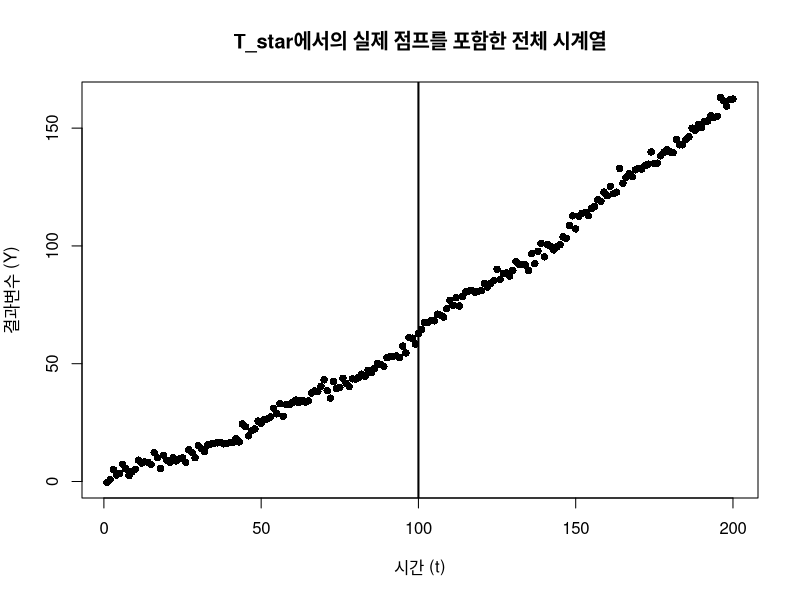
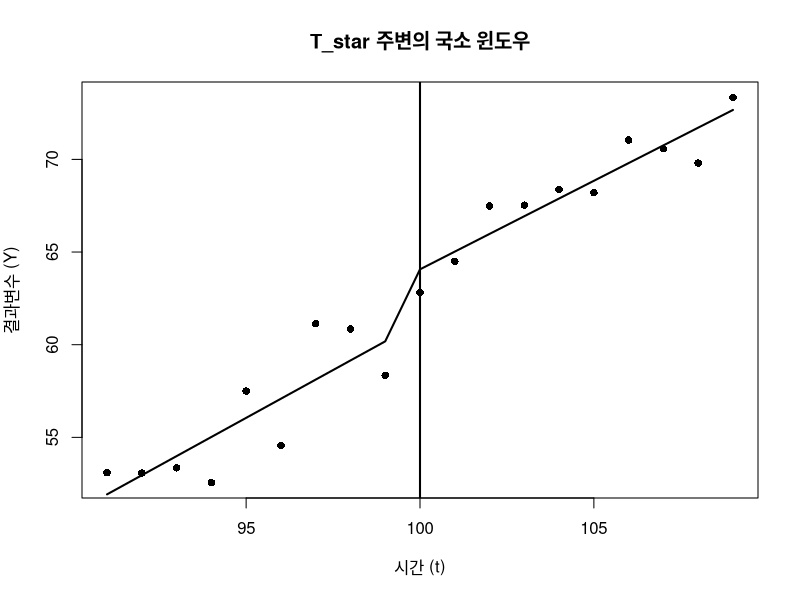
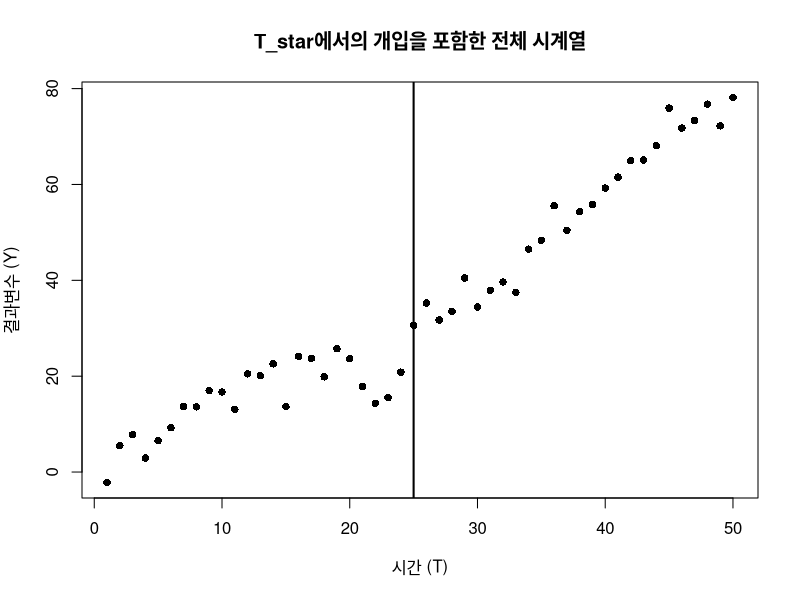
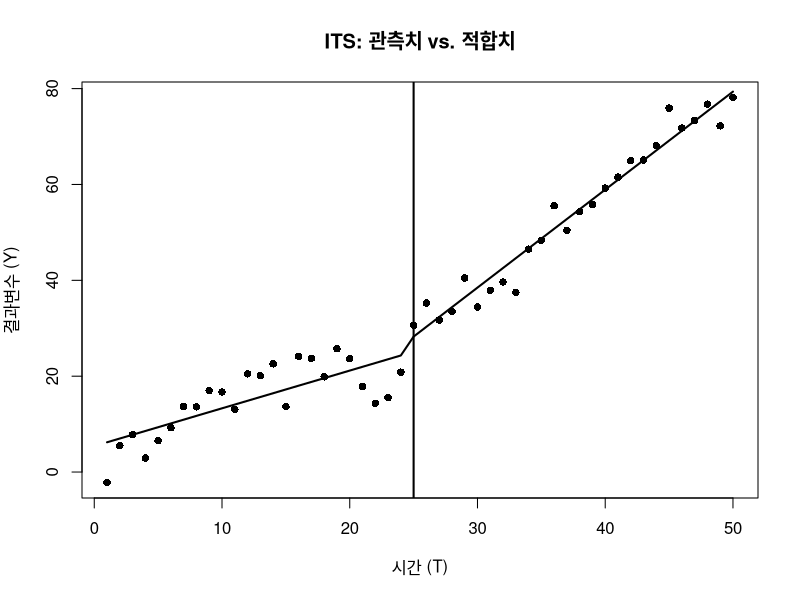
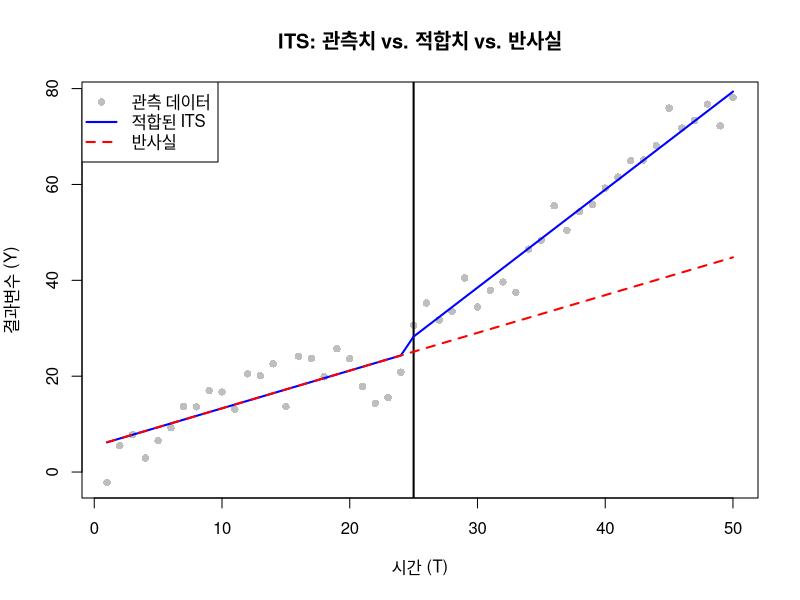
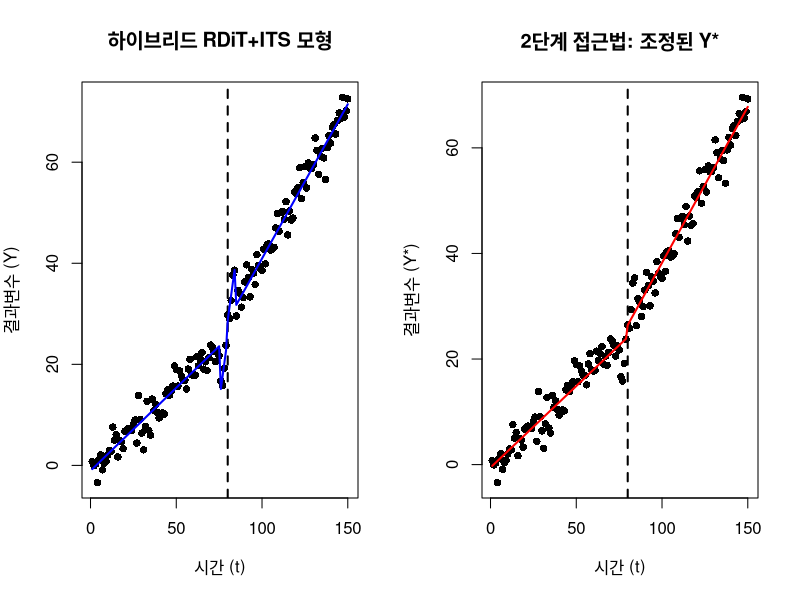

Write the R code that produced these figures, in order.
## ---- chunk 1
# -------------------------------------------------------------------
# 0. 라이브러리
# -------------------------------------------------------------------
if(!require("sandwich")) install.packages("sandwich", quiet=TRUE)
if(!require("lmtest"))   install.packages("lmtest",   quiet=TRUE)
library(sandwich)
library(lmtest)

# -------------------------------------------------------------------
# 1. 합성 데이터 생성
# -------------------------------------------------------------------
set.seed(123)
n      <- 200                # 총 시점 수
T_star <- 100                # 절단(정책/개입) 시점
t_vals <- seq_len(n)         # 시간 인덱스: 1, 2, ..., n

# 결과변수 Y는 선형 사전 추세, 약간의 이차 성분, 
# T_star에서의 +5 점프,
# 약간의 사인파 계절성 및 무작위 노이즈를 가짐.
Y <- 0.4 * t_vals +          # 기본 기울기
     0.002 * (t_vals^2) +    # 약간의 곡률
     ifelse(t_vals >= T_star, 5, 0) +  # T_star에서의 점프
     2*sin(t_vals / 8) +              # 약한 계절성 패턴
     rnorm(n, sd = 2)                 # 무작위 노이즈

# 시간에 따라 함께 증가하는 선택적 교란요인 X
X <- 1.5 * t_vals + rnorm(n, sd=5)

# 모든 변수를 단일 데이터 프레임에 저장
df_full <- data.frame(t = t_vals, Y = Y, X = X)
## ---- chunk 2
# -------------------------------------------------------------------
# 2. 전체 데이터셋 플롯 및 절단점 강조
# -------------------------------------------------------------------
# par(mfrow=c(1,2))  # 두 개의 플롯을 나란히 생성

# 플롯 1: 전체 데이터
plot(df_full$t, df_full$Y, pch=16,
     xlab="시간 (t)", ylab="결과변수 (Y)",
     main="T_star에서의 실제 점프를 포함한 전체 시계열")
abline(v=T_star, lwd=2)  # 절단점 수직선
## ---- chunk 3
# -------------------------------------------------------------------
# 3. T_star 주변의 국소 대역폭(h)으로 제한
# -------------------------------------------------------------------
h <- 10
df_local <- subset(df_full, abs(t - T_star) < h)

# 국소 회귀를 위한 변수 생성
df_local$D           <- ifelse(df_local$t >= T_star, 1, 0)
df_local$t_centered  <- df_local$t - T_star

# -------------------------------------------------------------------
# 4. 기본 국소 선형 RDiT 모형
# -------------------------------------------------------------------
# 모형:
#   Y = alpha_0 + alpha_1*(t - T_star) + tau*D + alpha_2*(t - T_star)*D + error
mod_rdit_linear <- lm(Y ~ t_centered + D + t_centered:D, data = df_local)
# 잠재적 계열상관을 조정한 로버스트(HC) 표준오차
res_rdit_linear <- coeftest(mod_rdit_linear, vcov = vcovHC(mod_rdit_linear, type="HC1"))

# -------------------------------------------------------------------
# 5. 국소 다항식 (이차) RDiT 모형
# -------------------------------------------------------------------
df_local$t_centered2 <- df_local$t_centered^2
mod_rdit_quad <- lm(Y ~ t_centered + t_centered2 + D + t_centered:D + t_centered2:D,
                    data = df_local)
res_rdit_quad <- coeftest(mod_rdit_quad, vcov = vcovHC(mod_rdit_quad, type="HC1"))

# -------------------------------------------------------------------
# 6. 도넛 접근법: 절단점 근처 관측치 제외
# -------------------------------------------------------------------
df_donut <- subset(df_local, abs(t - T_star) > 1)  # t_star +/- 1 단위 제거
mod_rdit_donut <- lm(Y ~ t_centered + D + t_centered:D, data = df_donut)
res_rdit_donut <- coeftest(mod_rdit_donut, vcov = vcovHC(mod_rdit_donut, type="HC1"))

# -------------------------------------------------------------------
# 7. 위약 검정: 가짜 절단점
# -------------------------------------------------------------------
T_fake <- 120
df_placebo <- subset(df_full, abs(t - T_fake) < h)
df_placebo$D_placebo          <-
    ifelse(df_placebo$t >= T_fake, 1, 0)
df_placebo$t_centered_placebo <- df_placebo$t - T_fake

mod_rdit_placebo <-
    lm(Y ~ t_centered_placebo + D_placebo + t_centered_placebo:D_placebo,
       data = df_placebo)
res_rdit_placebo <-
 coeftest(mod_rdit_placebo, vcov = vcovHC(mod_rdit_placebo, type = "HC1"))

# -------------------------------------------------------------------
# 8. 확장 RDiT 모형 (X 통제)
# -------------------------------------------------------------------
mod_rdit_aug <- lm(Y ~ X + t_centered + D + t_centered:D, data = df_local)
res_rdit_aug <- coeftest(mod_rdit_aug, vcov = vcovHC(mod_rdit_aug, type="HC1"))
## ---- chunk 4
# -------------------------------------------------------------------
# 9. 국소 데이터 및 적합된 RDiT 선 플롯팅
# -------------------------------------------------------------------
plot(
    df_local$t,
    df_local$Y,
    pch = 16,
    xlab = "시간 (t)",
    ylab = "결과변수 (Y)",
    main = "T_star 주변의 국소 윈도우"
)

# 매끄러운 선을 그리기 위해 중심화된 시간 기준으로 데이터 정렬
df_local_sorted <- df_local[order(df_local$t_centered),]
pred_linear     <- predict(mod_rdit_linear, newdata = df_local_sorted)
lines(df_local_sorted$t, pred_linear, lwd = 2)

# 기준선으로 T_star 수직선 추가
abline(v=T_star, lwd=2)
## ---- chunk 5
# -------------------------------------------------------------------
# 요약 출력 및 간략한 해석
# -------------------------------------------------------------------

cat(" 국소 선형 RDiT (기본):\n")
print(res_rdit_linear)

cat("\n 국소 이차 RDiT:\n")
print(res_rdit_quad)

cat("\n 도넛 RDiT (T_star 근처 관측치 제외):\n")
print(res_rdit_donut)

cat("\n 위약 검정 (가짜 절단점 T_fake=120):\n")
print(res_rdit_placebo)

cat("\n 확장 RDiT (X 통제):\n")
print(res_rdit_aug)
## ---- chunk 6
# -------------------------------------------------------------------
# 0. 라이브러리
# -------------------------------------------------------------------
if(!require("sandwich")) install.packages("sandwich", quiet=TRUE)
if(!require("lmtest"))   install.packages("lmtest",   quiet=TRUE)
library(sandwich)
library(lmtest)

# -------------------------------------------------------------------
# 1. 합성 데이터 생성
# -------------------------------------------------------------------
set.seed(456)
n       <- 50               # 총 시점 수
T_star  <- 25               # 개입 시점
t_vals  <- seq_len(n)       # 시간 인덱스: 1, 2, ..., n
## ---- chunk 7
Y <- 1.0 * t_vals +                      # 기준 기울기
  ifelse(t_vals >= T_star, 10, 0) +   # T_star에서의 +10 즉각적 점프
  
  # 개입 후 추가 기울기
  ifelse(t_vals >= T_star, 0.5 * (t_vals - T_star), 0) +
  5 * sin(t_vals / 6) +                # 약한 계절성 패턴
  rnorm(n, sd = 3)                   # 무작위 노이즈

# 데이터 프레임으로 결합
df_its <- data.frame(time = t_vals, Y = Y)

# -------------------------------------------------------------------
# 2. 주요 ITS 변수 정의
# -------------------------------------------------------------------
## ---- chunk 8
df_its$D  <- ifelse(df_its$time >= T_star, 1, 0)
df_its$T  <- df_its$time
df_its$P  <- ifelse(df_its$time >= T_star, df_its$time - T_star, 0)

# -------------------------------------------------------------------
# 3. 전체 데이터셋 플롯 및 개입 시점 강조
# -------------------------------------------------------------------
plot(
    df_its$T,
    df_its$Y,
    pch = 16,
    xlab = "시간 (T)",
    ylab = "결과변수 (Y)",
    main = "T_star에서의 개입을 포함한 전체 시계열"
)
abline(v = T_star, lwd = 2)  # 개입 시점 수직선
## ---- chunk 9
# -------------------------------------------------------------------
# 4. 포괄적 ITS 모형 적합 (분할 회귀)
# -------------------------------------------------------------------
mod_its <- lm(Y ~ T + D + I(T*D) + P, data = df_its)

# 잠재적 자기상관을 고려한 로버스트 표준오차 사용
res_its <- coeftest(mod_its, vcov = vcovHC(mod_its, type="HC1"))

# -------------------------------------------------------------------
# 5. 플롯팅을 위한 적합값 생성
# -------------------------------------------------------------------
df_its$pred_its <- predict(mod_its)

# 반사실: 개입이 발생하지 않았을 경우 일어났을 상황
# (즉, D = 0 및 P = 0으로 설정하여 기준 추세만 유지)
df_its$pred_counterfactual <- predict(
    mod_its,
    newdata = transform(df_its, D = 0, P = 0)
)
## ---- chunk 10
# -------------------------------------------------------------------
# 6. 관측 데이터 및 적합된 ITS 선 플롯팅
# -------------------------------------------------------------------
plot(df_its$T, df_its$Y, pch=16,
     xlab="시간 (T)", ylab="결과변수 (Y)",
     main="ITS: 관측치 vs. 적합치")
abline(v=T_star, lwd=2)
lines(df_its$T, df_its$pred_its, lwd=2)
## ---- chunk 11
# -------------------------------------------------------------------
# 7. 요약 출력 및 간략한 해석
# -------------------------------------------------------------------

print(res_its)
## ---- chunk 12
plot(
    df_its$T,
    df_its$Y,
    pch = 16,
    col = "gray",
    xlab = "시간 (T)",
    ylab = "결과변수 (Y)",
    main = "ITS: 관측치 vs. 적합치 vs. 반사실"
)

# 개입 시점을 나타내는 수직선 추가
abline(v = T_star, lwd = 2, col = "black")

# 적합된 ITS 모형 추세선 추가
lines(df_its$T,
      df_its$pred_its,
      lwd = 2,
      col = "blue")

# 반사실 추세선 추가 (개입이 없었을 경우 일어났을 상황)
lines(
    df_its$T,
    df_its$pred_counterfactual,
    lwd = 2,
    col = "red",
    lty = 2
)

# 범례 추가
legend(
    "topleft",
    legend = c("관측 데이터", "적합된 ITS", "반사실"),
    col = c("gray", "blue", "red"),
    lty = c(NA, 1, 2),
    pch = c(16, NA, NA),
    lwd = c(NA, 2, 2)
)

## ---- chunk 13
# -------------------------------------------------------------------
# 0. 라이브러리
# -------------------------------------------------------------------
if(!require("sandwich")) install.packages("sandwich", quiet=TRUE)
if(!require("lmtest"))   install.packages("lmtest",   quiet=TRUE)
library(sandwich)
library(lmtest)

# -------------------------------------------------------------------
# 1. 합성 데이터 생성
# -------------------------------------------------------------------
set.seed(111)
n       <- 150             # 총 시점 수
T_star  <- 80              # 절단/개입 시점
t_vals  <- seq_len(n)      # 시간 인덱스: 1, 2, ..., n
## ---- chunk 14
h <- 5  # 국소 불연속성을 위한 대역폭
within_h <- abs(t_vals - T_star) < h  # 국소 영역 지시자
## ---- chunk 15

Y <- 0.3 * t_vals +                                        # 기준 기울기
     ifelse(t_vals >= T_star, 5, 0) +                      # 즉각적 점프
     ifelse(t_vals >= T_star, 0.2*(t_vals - T_star), 0) +  # 기울기 변화
     ifelse(t_vals >= T_star, 0.1*(t_vals - T_star), 0) +  # 지속적 효과
     ifelse(within_h, 2*(t_vals - T_star), 0) +            # 국소 다항 점프
     rnorm(n, sd=2)                                        # 노이즈

# 데이터 프레임에 저장
df <- data.frame(t = t_vals, Y = Y)

# -------------------------------------------------------------------
# 2. 단일 통합 모형을 위한 변수 정의
# -------------------------------------------------------------------
df$D   <- ifelse(df$t >= T_star, 1, 0)          # 개입 더미
df$T_c <- df$t                                 # 명확성을 위해 time을 T_c로 명명
df$P   <- ifelse(df$t >= T_star, df$t - T_star, 0)  # 개입 이후 시간

# 국소 영역 지시자 (T_star 주변 ± h)
df$local_indicator <- ifelse(abs(df$t - T_star) < h, 1, 0)

# 국소 다항식을 위해 T_star를 중심으로 시간 중심화
df$t_centered <- df$t - T_star

# -------------------------------------------------------------------
# 3. 통합 "확장 ITS + RDiT" 모형 적합
# -------------------------------------------------------------------
## ---- chunk 16
mod_hybrid <- lm(
  Y ~ T_c + D + I(T_c*D) + P +
       I(t_centered * local_indicator) +
       I(t_centered * D * local_indicator),
  data = df
)

# 로버스트 표준오차
res_hybrid <- coeftest(mod_hybrid, vcov = vcovHC(mod_hybrid, type = "HC1"))

# -------------------------------------------------------------------
# 4. 예시를 위한 2단계 접근법
# -------------------------------------------------------------------
# 1단계: T_star ± h 주변의 추가 국소 점프를 추정하기 위한 국소 RDiT
df_local <- subset(df, abs(t - T_star) < h)
mod_local <- lm(Y ~ t_centered*D, data = df_local)

# 국소 모형으로부터 T_star에서의 점프 추정치 도출
tau_hat <- coef(mod_local)["D"]  

# 국소 점프 * D를 차감하여 결과변수 조정
df$Y_star <- df$Y - tau_hat * df$D

# 2단계: 조정된 결과변수 Y_star에 표준 ITS 적합
mod_its_adjusted <- lm(Y_star ~ T_c + D + I(T_c*D) + P, data = df)
res_its_adjusted <-
    coeftest(mod_its_adjusted, vcov = vcovHC(mod_its_adjusted, type = "HC1"))
## ---- chunk 17
# -------------------------------------------------------------------
# 5. 데이터 및 적합선 플롯팅
# -------------------------------------------------------------------
par(mfrow=c(1,2))

# 플롯 1: 관측 데이터 vs 적합된 "하이브리드 모형"
plot(
  df$t,
  df$Y,
  pch = 16,
  xlab = "시간 (t)",
  ylab = "결과변수 (Y)",
  main = "하이브리드 RDiT+ITS 모형"
)
abline(v = T_star, lwd = 2, lty = 2)  # 절단점
lines(df$t,
      predict(mod_hybrid),
      col = "blue",
      lwd = 2)

# 플롯 2: 조정된 데이터 (2단계) vs 적합된 ITS
plot(
  df$t,
  df$Y_star,
  pch = 16,
  xlab = "시간 (t)",
  ylab = "결과변수 (Y*)",
  main = "2단계 접근법: 조정된 Y*"
)
abline(v = T_star, lwd = 2, lty = 2)
lines(df$t,
      predict(mod_its_adjusted),
      col = "red",
      lwd = 2)
## ---- chunk 18
print(res_hybrid)

cat("\n 2단계 접근법:\n")
cat("   (1) 국소 RDiT => 추정된 국소 점프 = ", round(tau_hat,2), "\n")
cat("   (2) 조정된 결과변수에 대한 표준 ITS:\n")
print(res_its_adjusted)
